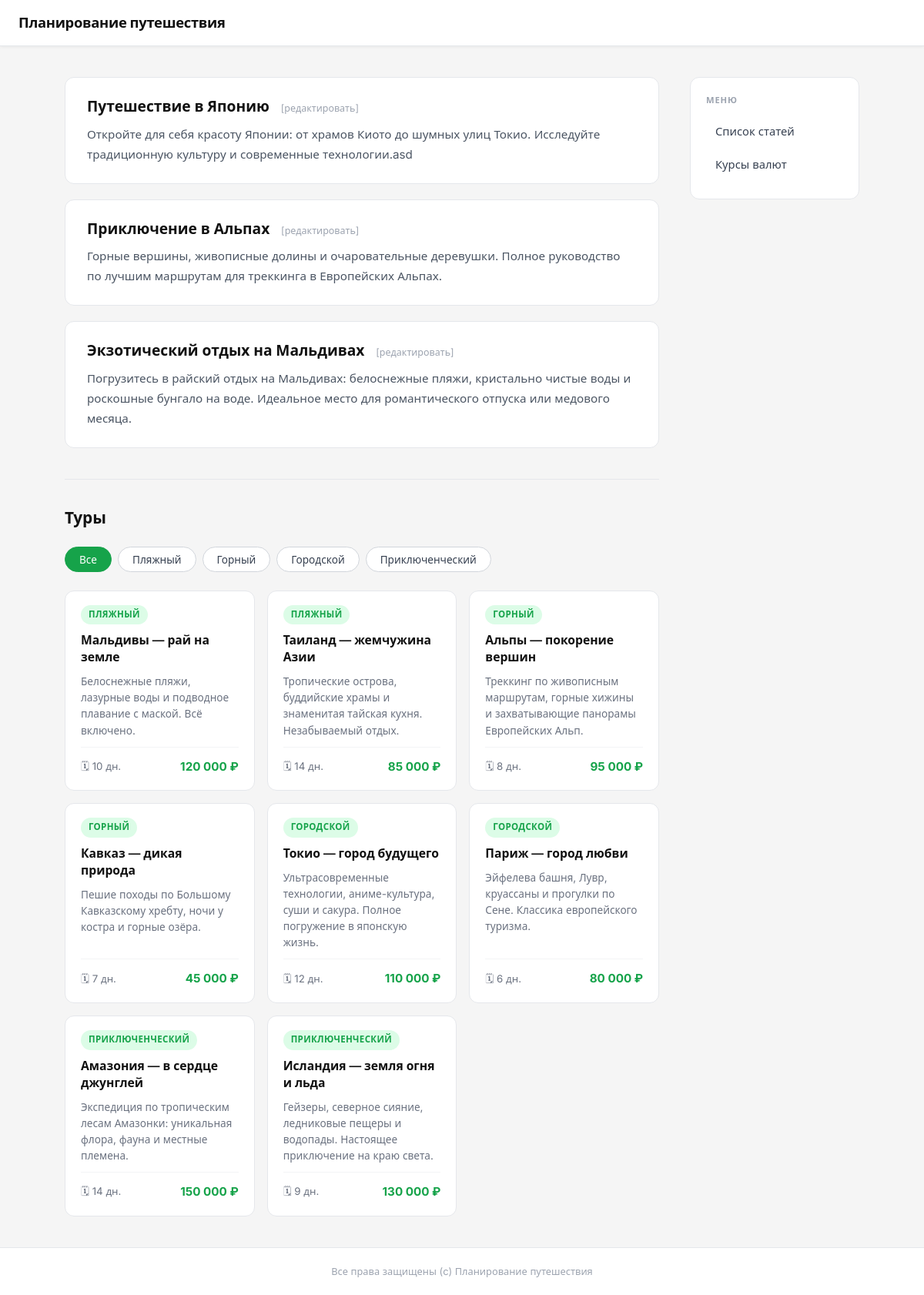
Screenshot of /coursework/index.php with the database file from the repository.
### tables this page shows
CREATE TABLE articles (
    id INTEGER PRIMARY KEY AUTOINCREMENT,
    author_id INTEGER NOT NULL,
    name TEXT NOT NULL,
    text TEXT NOT NULL,
    created_at TEXT NOT NULL DEFAULT CURRENT_TIMESTAMP,
    FOREIGN KEY (author_id) REFERENCES users(id)
);

CREATE TABLE tour_tags (
    id INTEGER PRIMARY KEY AUTOINCREMENT,
    name TEXT NOT NULL UNIQUE,
    label TEXT NOT NULL
);

### coursework/src/settings.php (called while the page is built)
<?php
return [
    'db' => [
        'driver' => 'sqlite',
        'dbname' => 'database.db',
    ],
];

### coursework/src/MyProject/Services/Db.php (called while the page is built, shortened)
<?php
class Db
{
    private $pdo;
    private static $instance;
    private function __construct()
    {
        $dbOptions = (require __DIR__ . '/../../settings.php')['db'];
        $dbPath = __DIR__ . '/../../' . $dbOptions['dbname'];
        $this->pdo = new \PDO(
            'sqlite:' . $dbPath,
            null,
            null,
            [
                \PDO::ATTR_ERRMODE => \PDO::ERRMODE_EXCEPTION,
                \PDO::ATTR_DEFAULT_FETCH_MODE => \PDO::FETCH_ASSOC,
            ]
        );
        $sqlFile = __DIR__ . '/../../../database.sql';
        if (file_exists($sqlFile)) {
            $sql = file_get_contents($sqlFile);
            $this->pdo->exec($sql);
        }
    }
    public function query(string $sql, $params = [], string $className = \stdClass::class): ?array
    {
        $sth = $this->pdo->prepare($sql);
        $result = $sth->execute($params);
        if ($className !== \stdClass::class) {
            $sth->setFetchMode(\PDO::FETCH_CLASS, $className);
        }
        return $sth->fetchAll();
    }
    public static function getInstance(): self
    {
        if (self::$instance === null) {
            self::$instance = new self();
        }
        return self::$instance;
    }
}

### coursework/src/MyProject/Models/ActiveRecordEntity.php (called while the page is built, shortened)
<?php
abstract class ActiveRecordEntity
{
    protected $id;
    public function getId(): int
    {
        return $this->id;
    }
    private function underscoreToCamelCase(string $source): string
    {
        return lcfirst(str_replace('_', '', ucwords($source, '_')));
    }
    public static function findAll(): array
    {
        $db = Db::getInstance();
        return $db->query('SELECT * FROM `' . static::getTableName() . '`;', [], static::class);
    }
}

### coursework/src/MyProject/Models/Articles/Article.php (called while the page is built, shortened)
<?php
class Article extends ActiveRecordEntity
{
    protected $name;
    protected $text;
    public function getName(): string
    {
        return $this->name;
    }
    public function getText(): string
    {
        return $this->text;
    }
    protected static function getTableName(): string
    {
        return 'articles';
    }
}

### coursework/src/MyProject/Controllers/MainController.php (called while the page is built, shortened)
<?php
class MainController
{
    private $view;
    public function __construct()
    {
        $this->view = new View(__DIR__ . '/../../../templates');
    }
    public function main()
    {
        $articles = Article::findAll();
        $tours = Tour::findAllWithTags();
        $tags = TourTag::findAll();
        $this->view->renderHtml('main/main.php', [
            'articles' => $articles,
            'tours'    => $tours,
            'tags'     => $tags,
        ]);
    }
}

### coursework/src/MyProject/Models/Tours/TourTag.php (called while the page is built, shortened)
<?php
class TourTag extends ActiveRecordEntity
{
    protected $name;
    protected $label;
    public function getName(): string
    {
        return $this->name;
    }
    public function getLabel(): string
    {
        return $this->label;
    }
    protected static function getTableName(): string
    {
        return 'tour_tags';
    }
}

### coursework/src/MyProject/Models/Tours/Tour.php (called while the page is built, shortened)
<?php
class Tour extends ActiveRecordEntity
{
    protected $name;
    protected $description;
    protected $price;
    protected $durationDays;
    protected $tagName;
    protected $tagLabel;
    public function getName(): string
    {
        return $this->name;
    }
    public function getDescription(): string
    {
        return $this->description;
    }
    public function getPrice(): int
    {
        return $this->price;
    }
    public function getDurationDays(): int
    {
        return $this->durationDays;
    }
    public function getTagName(): string
    {
        return $this->tagName ?? '';
    }
    public function getTagLabel(): string
    {
        return $this->tagLabel ?? '';
    }
    public static function findAllWithTags(): array
    {
        $db = \MyProject\Services\Db::getInstance();
        return $db->query(
            'SELECT tours.*, tour_tags.name AS tag_name, tour_tags.label AS tag_label
             FROM tours
             JOIN tour_tags ON tours.tag_id = tour_tags.id
             ORDER BY tour_tags.id, tours.id;',
            [],
            static::class
        );
    }
}

### coursework/templates/main/main.php (the view, shortened to what this page needs)
<?php
include __DIR__ . '/../header.php';
?>
<?php foreach ($articles as $article): ?>
    <article class="article-preview">
        <h2>
            <a href="/coursework/articles/<?= $article->getId() ?>">
                <?= htmlspecialchars($article->getName(), ENT_QUOTES, 'UTF-8') ?>
            </a>
            <a href="/coursework/article/<?= $article->getId() ?>/edit" class="edit-link">[редактировать]</a>
        </h2>
        <p><?= nl2br(htmlspecialchars($article->getText(), ENT_QUOTES, 'UTF-8')) ?></p>
    </article>
<?php endforeach; ?>
<section class="tours-section">
    <h2 class="tours-title">Туры</h2>
    <?php if (!empty($tags)): ?>
        <div class="tours-tabs" role="tablist">
            <button class="tours-tab active" role="tab" data-tag="all" aria-selected="true">Все</button>
            <?php foreach ($tags as $tag): ?>
                <button class="tours-tab" role="tab"
                    data-tag="<?= htmlspecialchars($tag->getName(), ENT_QUOTES, 'UTF-8') ?>"
                    aria-selected="false">
                    <?= htmlspecialchars($tag->getLabel(), ENT_QUOTES, 'UTF-8') ?>
                </button>
            <?php endforeach; ?>
        </div>
    <?php endif; ?>
    <div class="tours-grid">
        <?php foreach ($tours as $tour): ?>
            <div class="tour-card"
                data-tag="<?= htmlspecialchars($tour->getTagName(), ENT_QUOTES, 'UTF-8') ?>">
                <div class="tour-card__tag">
                    <?= htmlspecialchars($tour->getTagLabel(), ENT_QUOTES, 'UTF-8') ?>
                </div>
                <h3 class="tour-card__name">
                    <?= htmlspecialchars($tour->getName(), ENT_QUOTES, 'UTF-8') ?>
                </h3>
                <p class="tour-card__desc">
                    <?= htmlspecialchars($tour->getDescription(), ENT_QUOTES, 'UTF-8') ?>
                </p>
                <div class="tour-card__meta">
                    <span class="tour-card__duration">
                        <?= (int)$tour->getDurationDays() ?> дн.
                    </span>
                    <span class="tour-card__price">
                        <?= number_format((int)$tour->getPrice(), 0, '.', ' ') ?> ₽
                    </span>
                </div>
            </div>
        <?php endforeach; ?>
    </div>
</section>
<?php include __DIR__ . '/../footer.php'; ?>

### coursework/index.php (shortened to what this page needs)
<?php
spl_autoload_register(static function (string $className): void {
    $prefix = 'MyProject\\';
    $relativePath = substr($className, strlen($prefix));
    $fileName = __DIR__ . '/src/MyProject/' . str_replace('\\', '/', $relativePath) . '.php';
});
$routes = require __DIR__ . '/src/routes.php';
$path = parse_url($_SERVER['REQUEST_URI'] ?? '/', PHP_URL_PATH) ?? '/';
$scriptName = $_SERVER['SCRIPT_NAME'] ?? '';
$basePath = str_replace('\\', '/', dirname($scriptName));
if ($basePath !== '/' && $basePath !== '.') {
    if (str_starts_with($path, $basePath)) {
        $path = substr($path, strlen($basePath)) ?: '/';
    }
}
$path = ltrim($path, '/');
if ($path === 'index.php') {
    $path = '';
}
foreach ($routes as $pattern => [$controllerClass, $actionName]) {
    if (preg_match($pattern, $path, $matches) !== 1) {
        continue;
    }
    array_shift($matches);
    $arguments = array_map(static function ($value) {
        if (is_string($value) && ctype_digit($value)) {
            return (int) $value;
        }
        return $value;
    }, $matches);
    $controller = new $controllerClass();
    $controller->$actionName(...$arguments);
    return;
}

### coursework/style.css (style rules this page uses)
*, *::before, *::after { box-sizing: border-box; margin: 0; padding: 0; }
html { font-size: 16px; scroll-behavior: smooth; }
body { font-family: 'Inter', 'Segoe UI', system-ui, sans-serif; background: #f5f5f5; color: #1a1a1a; line-height: 1.7; min-height: 100vh; }
.article-preview { background: #fff; border: 1px solid #e5e7eb; border-radius: 12px; padding: 24px 28px; margin-bottom: 20px; transition: box-shadow .2s; }
.article-preview h2 { font-size: 1.2rem; font-weight: 600; margin-bottom: 10px; line-height: 1.4; }
.article-preview h2 a { color: #111; text-decoration: none; }
.edit-link { font-size: 0.78rem; font-weight: 400; color: #9ca3af !important; margin-left: 10px; text-decoration: none; }
.article-preview p { color: #4b5563; font-size: 0.95rem; }
a { color: #16a34a; }
.tours-section { margin-top: 40px; padding-top: 32px; border-top: 1px solid #e5e7eb; }
.tours-title { font-size: 1.3rem; font-weight: 700; margin-bottom: 20px; color: #111; }
.tours-tabs { display: flex; flex-wrap: wrap; gap: 8px; margin-bottom: 24px; }
.tours-tab { padding: 6px 18px; border: 1.5px solid #d1d5db; border-radius: 999px; background: #fff; color: #374151; cursor: pointer; font-family: inherit; font-size: 0.85rem; font-weight: 500; transition: border-color .15s, background .15s, color .15s; }
.tours-tab.active { background: #16a34a; border-color: #16a34a; color: #fff; }
.tours-grid { display: grid; grid-template-columns: repeat(auto-fill, minmax(230px, 1fr)); gap: 16px; }
.tour-card { background: #fff; border: 1px solid #e5e7eb; border-radius: 12px; padding: 18px 20px; display: flex; flex-direction: column; gap: 10px; transition: box-shadow .2s, transform .15s; }
.tour-card__tag { display: inline-block; font-size: 0.72rem; font-weight: 600; padding: 3px 10px; border-radius: 999px; background: #dcfce7; color: #16a34a; letter-spacing: .03em; text-transform: uppercase; align-self: flex-start; }
.tour-card__name { font-size: 0.98rem; font-weight: 600; color: #111; line-height: 1.4; }
.tour-card__desc { font-size: 0.85rem; color: #6b7280; flex: 1; line-height: 1.55; }
.tour-card__meta { display: flex; justify-content: space-between; align-items: center; font-size: 0.83rem; color: #6b7280; border-top: 1px solid #f3f4f6; padding-top: 12px; margin-top: auto; }
.tour-card__duration::before { content: '🗓 '; }
.tour-card__price { font-weight: 700; font-size: 0.95rem; color: #16a34a; }

### rows the page displays
articles: name "Путешествие в Японию", text "Откройте для себя красоту Японии: от храмов Киото до шумных улиц Токио. Исследуйте традиционную культуру и современные технологии.asd"
articles: name "Приключение в Альпах", text "Горные вершины, живописные долины и очаровательные деревушки. Полное руководство по лучшим маршрутам для треккинга в Европейских Альпах."
articles: name "Экзотический отдых на Мальдивах", text "Погрузитесь в райский отдых на Мальдивах: белоснежные пляжи, кристально чистые воды и роскошные бунгало на воде. Идеальное место для романтического отпуска или медового месяца."
tour_tags: label "Пляжный"
tour_tags: label "Горный"
tour_tags: label "Городской"
tour_tags: label "Приключенческий"

### other values shown
$tour->getTagLabel() "ПЛЯЖНЫЙ"
$tour->getName() "Мальдивы — рай на земле"
$tour->getDescription() "Белоснежные пляжи, лазурные воды и подводное плавание с маской. Всё включено."
$tour->getDurationDays() "10"
$tour->getPrice() "120 000"
$tour->getName() "Таиланд — жемчужина Азии"
$tour->getDescription() "Тропические острова, буддийские храмы и знаменитая тайская кухня. Незабываемый отдых."
$tour->getDurationDays() "14"
$tour->getPrice() "85 000"
$tour->getTagLabel() "ГОРНЫЙ"
$tour->getName() "Альпы — покорение вершин"
$tour->getDescription() "Треккинг по живописным маршрутам, горные хижины и захватывающие панорамы Европейских Альп."
$tour->getDurationDays() "8"
$tour->getPrice() "95 000"
$tour->getName() "Кавказ — дикая природа"
